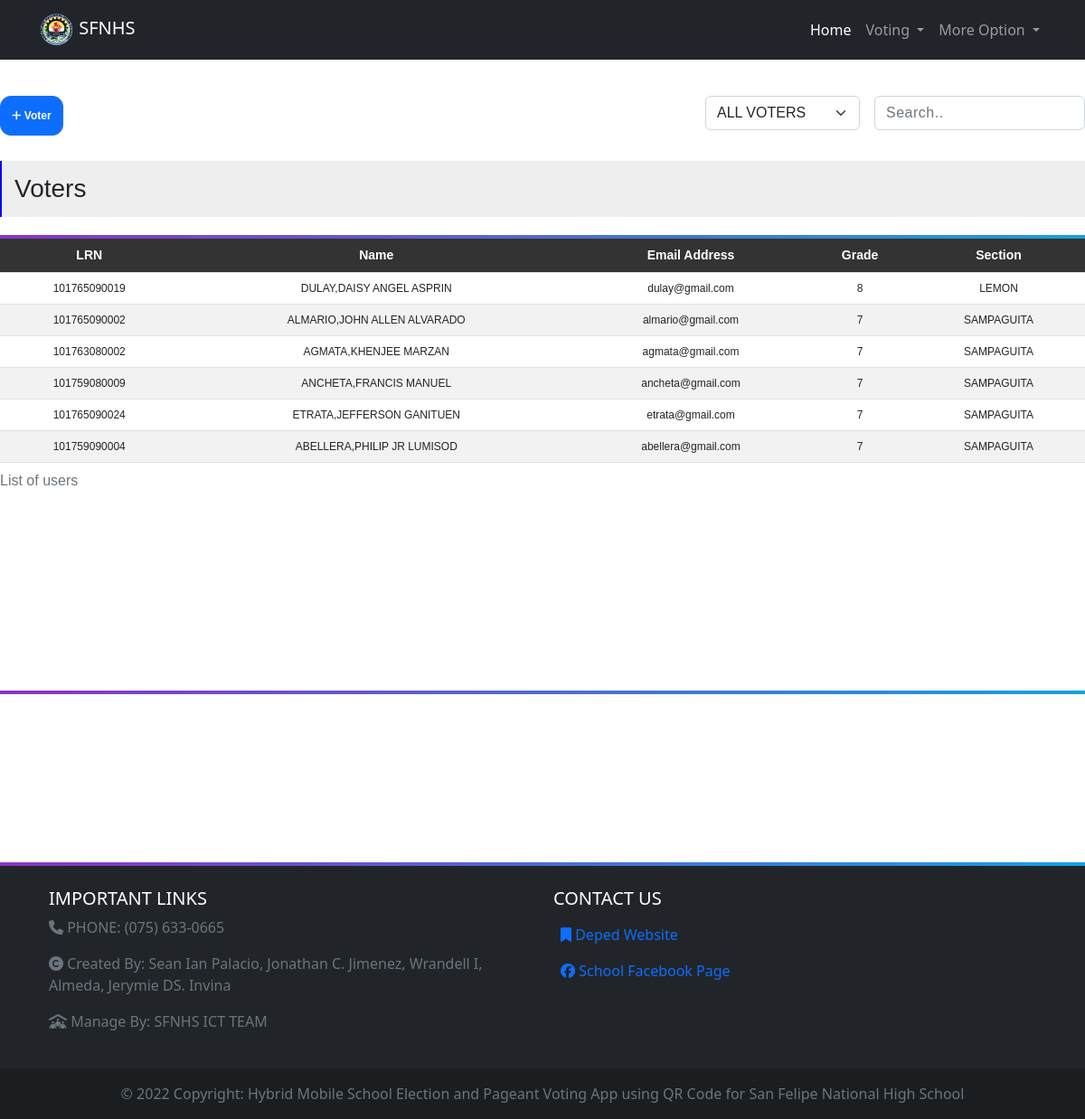
The page /admin/student_officer.php (signed in) on the database its author committed.
### tables this page shows
CREATE TABLE `userlogin` (
  `CtrlNum` int(11) NOT NULL,
  `qr_code` varchar(250) NOT NULL,
  `username` varchar(50) NOT NULL,
  `password` longtext NOT NULL,
  `usertype` varchar(50) NOT NULL DEFAULT 'user',
  `LRN` decimal(12,0) NOT NULL,
  `fullname` varchar(250) NOT NULL,
  `grade` varchar(250) NOT NULL,
  `section` varchar(250) NOT NULL,
  `gender` varchar(250) NOT NULL,
  `Date` date NOT NULL DEFAULT current_timestamp()
);

### admin/student_officer.php (the view, shortened to what this page needs)
<?php
 include 'include/headerStudent.php';
 include 'session/sessionStudent.php';
 $conn=mysqli_connect($host,$user,$password,$db);
 $result = mysqli_query($conn,"SELECT * FROM userlogin ORDER BY CtrlNum DESC");
?>
<body>
<div class="table-container">
		<div class="flex-search">
			<div class="float-left">
				<a class="btn btn-primary" href="student_register_person.php"><i class="fa-solid fa-plus"></i> Voter</a>
			</div>
			<div class="float-center">
			<?php include "filter.php";?>
			<div class="float-right">
				<div>
				<form action="" method="post">
					<select style="text-transform: uppercase;" name="selection" class="form-select" aria-label="Default select example" onchange='if(this.value != 0) { this.form.submit(); }'>
							<option <?php if(isset($_POST['selection'])){$choice = $_POST['selection']; if($choice == 'all'){ echo "selected";}else{echo "";}}?> value="all">All Voters</option>
					</select>
				</div>
				<div>
				<input class="form-control" id="myInput" type="text" placeholder="Search..">
				</div>
				</div>
			</div>
		</div>
		<h3 class="candidates_pos">Voters</h3>
		<div class="separator-line"></div>
		<div class="table1">
		<table class="table table-hover">
			<caption>List of users</caption>
		<thead>
			<tr>
				<th>LRN</th>
				<th>Name</th>
				<th>Email Address</th>
				<th>Grade</th>
				<th>Section</th>
			</tr>
		</thead>
		<tbody  id="myTable">
			<?php
			if(empty($result)){
				echo "<tr>";
				echo "<td><center> NO RECORDS</center></td>";
				echo "</tr>";
			}else{
		while($row=mysqli_fetch_array($result)){?>
			<tr>
				<td><?php echo $row['LRN']?></td>
				<td><?php echo $row['fullname']?></td>
				<td><?php echo $row['username']?></td>
				<td style="text-transform: uppercase;"><?php echo $row['grade']?></td>
				<td style="text-transform: uppercase;"><?php echo $row['section']?></td>
			</tr>
		<?php }
		} ?>
		</tbody>
	</table>
	</div>
	<div class="separator-line"></div>
</div>
<div class="separator-line bottom-separator"></div>
<?php include "footer.php";?>
</body>

### admin/include/headerStudent.php (shortened to what this page needs)
<!DOCTYPE html>
<html>
<head>
<link href="https://cdn.jsdelivr.net/npm/bootstrap@5.2.1/dist/css/bootstrap.min.css" rel="stylesheet">
    <link href="https://getbootstrap.com/docs/5.2/assets/css/docs.css" rel="stylesheet">
</head>
<nav class="navbar navbar-expand-lg navbar-dark bg-dark sticky-top">
  <div class="container">
    <a class="navbar-brand" href="studentHome.php">
      <img src="../img/sanfelipe_logo.png" alt="..." height="40">
      SFNHS
    </a>
    <div class="collapse navbar-collapse" id="navbarSupportedContent">
      <ul class="navbar-nav ms-auto">
        <li class="nav-item">
          <a class="nav-link active" aria-current="page" href="studentHome.php">Home</a>
        </li>
        <li class="nav-item dropdown">
          <a class="nav-link dropdown-toggle" href="#" id="navbarDropdown" role="button" data-bs-toggle="dropdown" aria-expanded="false">
            Voting
          </a>
        </li>
        <li class="nav-item dropdown">
          <a class="nav-link dropdown-toggle" href="#" id="navbarDropdown" role="button" data-bs-toggle="dropdown" aria-expanded="false">
            More Option
          </a>
        </li>
      </ul>
    </div>
  </div>
</nav>

### admin/footer.php (shortened to what this page needs)
<footer class="bg-dark text-center text-lg-start">
  <div class="container p-4">
    <div class="row">
      <div class="col-lg-6 col-md-12 mb-4 mb-md-0">
        <h5 class="text-uppercase text-white">Important Links</h5>
        <div class="d-flex flex-column">
        <p class="text-muted text-justify">
        <i class="fa-solid fa-phone"></i> PHONE: (075) 633-0665
        </p>
        <p class="text-muted text-justify">
        <i class="fa-solid fa-copyright"></i> Created By: Sean Ian Palacio, Jonathan C. Jimenez, Wrandell I, Almeda, Jerymie DS. Invina
        </p>
        <p class="text-muted text-justify">
        <i class="fa-solid fa-people-roof"></i> Manage By: SFNHS ICT TEAM
        </p>
        </div>
      </div>
      <div class="col-lg-6 col-md-12 mb-4 mb-md-0">
        <h5 class="text-uppercase text-white">Contact us</h5>
        <div class="d-flex flex-column">
        <a class=" p-2" href="https://www.deped.gov.ph/" target="_blank"><i class="fa-solid fa-bookmark"></i> Deped Website</a>
        <a class="p-2" href="https://www.facebook.com/profile.php?id=100054906243990" target="_blank"><i class="fa-brands fa-facebook"></i> School Facebook Page</a>
        </div>
      </div>
    </div>
  </div>
  <div class="text-center p-3 text-muted" style="background-color: rgba(0, 0, 0, 0.2);">
    © 2022 Copyright: Hybrid Mobile School Election and Pageant Voting App using QR Code for San Felipe National High School
  </div>
</footer>

### admin/student_officer.php (style rules this page uses)
.table-container { max-width: 1200px; min-height: 100vh; margin: 40px auto 0; font-family: 'Poppins', sans-serif; height: 100%; margin-bottom: 3em; }
th { text-align: center; font-size: 14px; }
td { font-size: 12px; }
.flex-search { display: flex; flex-direction: row; justify-content: space-between; }
.table1 { height: 60vh; overflow-x:auto; }
.float-right { display: flex; flex-direction: row; width: 100%; }
.float-right form { margin-right: 1em; }
.float-left a { padding: 12px; text-decoration: none; font-weight: bold; font-size: 12px; border-radius: 12px; color: #fff; }
.separator-line { width: 100%; height: 4px; background-image: linear-gradient(to right, #8b33c5, #15a0e1); margin-top: 20px; }
tr:nth-child(even) { background-color: #f2f2f2; }
thead { background-color: #333; color: #fff; }
input { width: 100%; background: #fff; color: #333; padding-left: 10px; letter-spacing: 0.5px; padding-left: 1em; }
.flex-column { display: flex; flex-direction: row; }
.float-center { display: flex; flex-direction: row; }
.candidates_pos { margin-top: 1em; padding: .5em; border-left: 2px solid blue; background: #eee; }
td { text-align: center; }

### admin/footer.php (style rules this page uses)
a { text-decoration: none; }

### rows shown on the page
userlogin: LRN "101765090019", fullname "DULAY,DAISY ANGEL ASPRIN", username "dulay@gmail.com", grade "8", section "LEMON"
userlogin: LRN "101765090002", fullname "ALMARIO,JOHN ALLEN ALVARADO", username "almario@gmail.com", grade "7", section "SAMPAGUITA"
userlogin: LRN "101763080002", fullname "AGMATA,KHENJEE MARZAN", username "agmata@gmail.com", grade "7", section "SAMPAGUITA"
userlogin: LRN "101759080009", fullname "ANCHETA,FRANCIS MANUEL", username "ancheta@gmail.com", grade "7", section "SAMPAGUITA"
userlogin: LRN "101765090024", fullname "ETRATA,JEFFERSON GANITUEN", username "etrata@gmail.com", grade "7", section "SAMPAGUITA"
userlogin: LRN "101759090004", fullname "ABELLERA,PHILIP JR LUMISOD", username "abellera@gmail.com", grade "7", section "SAMPAGUITA"
